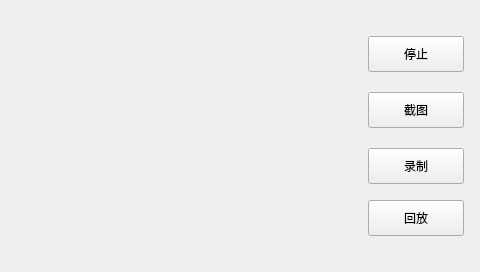
<?xml version="1.0" encoding="UTF-8"?>
<ui version="4.0">
 <class>Widget</class>
 <widget class="QWidget" name="Widget">
  <property name="geometry">
   <rect>
    <x>0</x>
    <y>0</y>
    <width>480</width>
    <height>272</height>
   </rect>
  </property>
  <property name="windowTitle">
   <string>Widget</string>
  </property>
  <widget class="QPushButton" name="SnapButton">
   <property name="geometry">
    <rect>
     <x>368</x>
     <y>92</y>
     <width>96</width>
     <height>36</height>
    </rect>
   </property>
   <property name="text">
    <string>截图</string>
   </property>
  </widget>
  <widget class="QPushButton" name="PlaybackButton">
   <property name="geometry">
    <rect>
     <x>368</x>
     <y>200</y>
     <width>96</width>
     <height>36</height>
    </rect>
   </property>
   <property name="text">
    <string>回放</string>
   </property>
  </widget>
  <widget class="QPushButton" name="StopButton">
   <property name="geometry">
    <rect>
     <x>368</x>
     <y>36</y>
     <width>96</width>
     <height>36</height>
    </rect>
   </property>
   <property name="text">
    <string>停止</string>
   </property>
  </widget>
  <widget class="QPushButton" name="RecordButton">
   <property name="geometry">
    <rect>
     <x>368</x>
     <y>148</y>
     <width>96</width>
     <height>36</height>
    </rect>
   </property>
   <property name="text">
    <string>录制</string>
   </property>
  </widget>
 </widget>
 <layoutdefault spacing="6" margin="11"/>
 <resources/>
 <connections/>
</ui>
